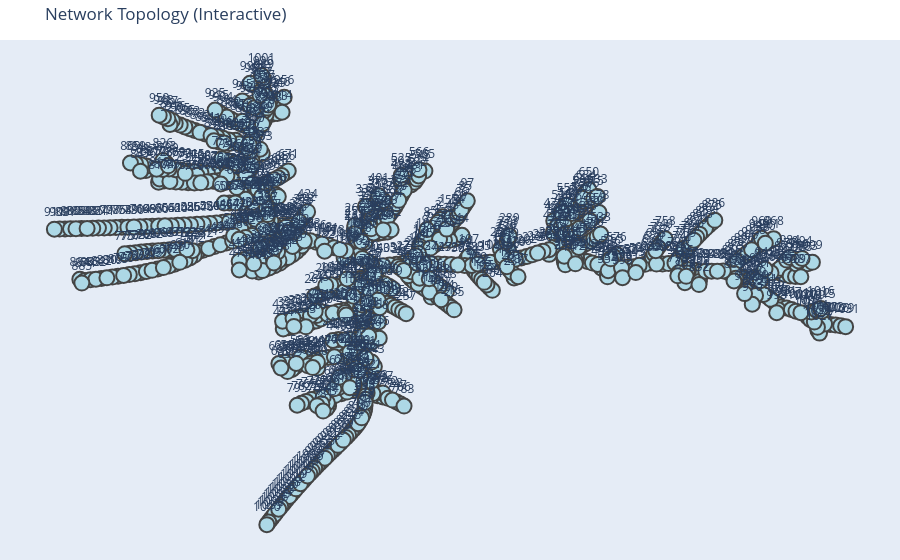

Notebook source saved alongside this figure:
### Code cell
import plotly.graph_objects as go

# Get positions
pos = nx.kamada_kawai_layout(G)

# Create edge traces
edge_x = []
edge_y = []
for edge in G.edges():
    x0, y0 = pos[edge[0]]
    x1, y1 = pos[edge[1]]
    edge_x.extend([x0, x1, None])
    edge_y.extend([y0, y1, None])

edge_trace = go.Scatter(x=edge_x, y=edge_y, mode='lines',
                        line=dict(width=1, color='gray'), hoverinfo='none')

# Create node traces
node_x = [pos[node][0] for node in G.nodes()]
node_y = [pos[node][1] for node in G.nodes()]
node_text = [str(node) for node in G.nodes()]

node_trace = go.Scatter(x=node_x, y=node_y, mode='markers+text',
                        text=node_text, textposition='top center',
                        marker=dict(size=15, color='lightblue', line_width=2),
                        hoverinfo='text')

fig = go.Figure(data=[edge_trace, node_trace],
                layout=go.Layout(title='Network Topology (Interactive)',
                                showlegend=False, hovermode='closest',
                                margin=dict(b=0,l=0,r=0,t=40),
                                xaxis=dict(showgrid=False, zeroline=False, showticklabels=False),
                                yaxis=dict(showgrid=False, zeroline=False, showticklabels=False)))
fig.show()

### Figure 1 — Plotly figure (JSON) as saved in the notebook; plotly's stock layout.template omitted (floating-point values rounded to 4 significant figures; data arrays with more than 128 entries replaced by an {"elided": "..."} marker saying what was removed)
{"data": [{"hoverinfo": "none", "line": {"color": "gray", "width": 1}, "mode": "lines", "type": "scatter", "x": {"elided": "3117 float values"}, "y": {"elided": "3117 float values"}}, {"hoverinfo": "text", "marker": {"color": "lightblue", "line": {"width": 2}, "size": 15}, "mode": "markers+text", "text": {"elided": "1040 str values"}, "textposition": "top center", "type": "scatter", "x": {"elided": "1040 float values"}, "y": {"elided": "1040 float values"}}], "layout": {"hovermode": "closest", "margin": {"b": 0, "l": 0, "r": 0, "t": 40}, "showlegend": false, "title": {"text": "Network Topology (Interactive)"}, "xaxis": {"showgrid": false, "showticklabels": false, "zeroline": false}, "yaxis": {"showgrid": false, "showticklabels": false, "zeroline": false}}}
